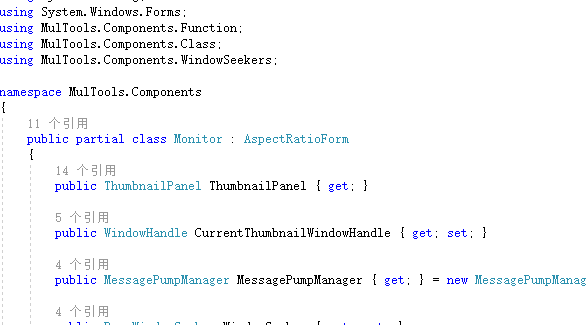
#> input picture 程序/屏幕截图/190930_172258.jpg, 586 x 325 px; its folder holds 2 pictures in this run
$ python long.py
#> lines starting #> are read from the running program, lines starting #| are printed output that depends on the picture
from PIL import Image
from numpy import array
from glob import glob
from os import path
from scipy import stats
import sys
'''
将两张有重叠的图片拼接成一张长图，目标效果：123+234 →1234
'''
def FindBorder(imgA,imgB,similar,low,heigh):
    '''
    对比发现两张图片的结合处应该在哪，imgA为主图，从imgB中查找不同的部分进行拼接
    windowMove：窗口每次移动的距离，基本就是1也没什么好调整的了
    *一切运算的前提是认为AB图是可以拼接的，AB有重合则排除重合，没有则首尾相接
    '''
    a = array(imgA)
    b = array(imgB)
    if a.shape[1] != b.shape[1]:#必须同宽的图片
        return

    if a.shape[0] >= b.shape[0]:#A图不比B图短
        A = a[-b.shape[0]:]
        if not (A - b).any():#全是0表示A已经包含B了，直接over
            return 0
    else:#B图更长则意味着肯定有A不包含的，那么从和A等长的部分往上
        B = b[:a.shape[0]]
        if not (a - B).any():#B的头部和A一样，则交换AB就好了啊，此情况传特殊的-1
            return -1

    length = min(a.shape[0],b.shape[0])
    for i in range(1,length,1):#从1开始是因为0的情况在上面已经判断过了
        B = b[:length-i]#B图从下往上缩小范围
        A = a[-B.shape[0]:]#A图对应的从上往下缩小范围
        #if not (A - B).any():#AB对齐，找到了重合区，返回此时的分界位(这种需要的匹配度太强了，查一点点颜色就完蛋了)
        C = A - B
        CS = stats.mode(C.reshape(-1,3))
        if not CS[0][0].any() and (CS[1][0][0] > float(similar)*C.reshape(-1,3).shape[0]):#模糊之前也得保证超过8成的像素点无差异
            C[(C <int(low)) | (C>int(heigh))] = 0
            if C.max() == 0:#增加一点模糊化，针对单个像素点颜色
                return b.shape[0] - B.shape[0]

    return b.shape[0]#到最后都没有重合则首尾相接


def CombinePic(imgA,imgB,fileName,similar,low,heigh):
    '''
    以A为主，在A的下面拼接上B图和A图不重合的部分，达到长图的目的
    '''
#> called with imgA = '屏幕截图/190930_172258.jpg', imgB = '屏幕截图/L190930_172533..jpg', fileName = 'temp.jpg', similar = 0.85, low = 50, heigh = 200
    a = Image.open(imgA).convert('RGB')
    b = Image.open(imgB).convert('RGB')
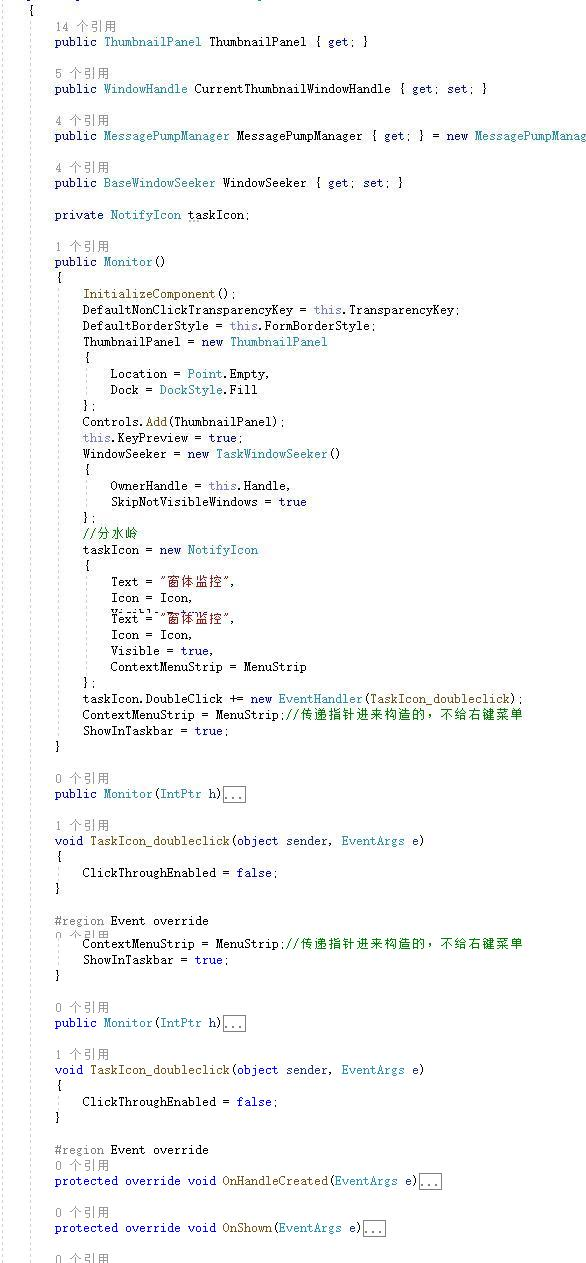
#> input picture 程序/屏幕截图/L190930_172533..jpg, 586 x 1263 px
#> b is the input picture: PIL image 586x1263 RGB; mean R, G, B 246.9, 247.5, 247.4
    b_heigth = FindBorder(a,b,similar,low,heigh)
#> in FindBorder, `B = b[:a.shape[0]]`:
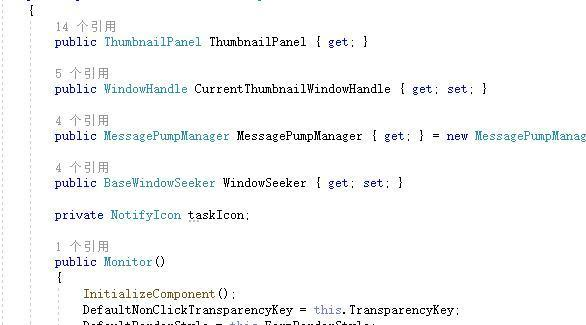
#> B: shape (325, 586, 3); mean R, G, B 246.1, 246.9, 246.9
#> the loop in FindBorder, `for i in range(1,length,1):#从1开始是因为0的情况在上面已经判断过了` made 1 pass
#> CS on pass 1: ([0, 0, 0], [145266, 148246, 149379])
#> pass 1, in FindBorder, `B = b[:length-i]#B图从下往上缩小范围`:
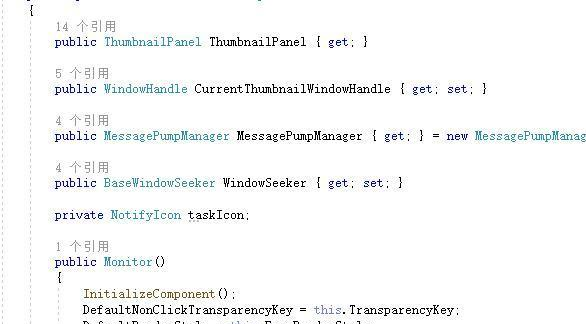
#> B: shape (324, 586, 3); mean R, G, B 246.2, 247, 247.1
#> pass 1, in FindBorder, `A = a[-B.shape[0]:]#A图对应的从上往下缩小范围`:
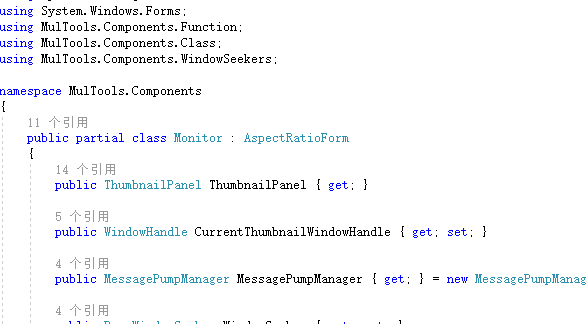
#> A: shape (324, 586, 3); mean R, G, B 246.6, 247.5, 249.5
#> pass 1, in FindBorder, `C = A - B`:
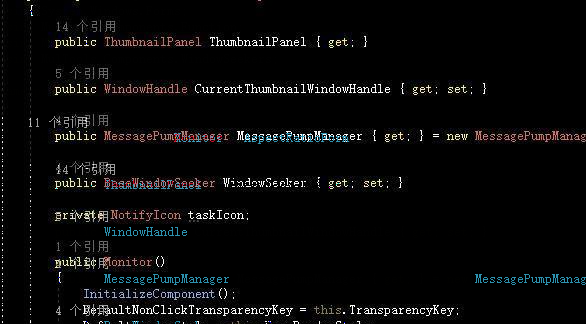
#> C: shape (324, 586, 3); mean R, G, B 9.5, 9.4, 9.6
    if b_heigth is None:
        return
    if b_heigth == -1:
        a.close()
        b.save(fileName)
        b.close()
        return

    img_new = Image.new('RGB',(a.width, a.height+b_heigth))
    img_new.paste(a,(0,0))
    rect = 0 , b.height - b_heigth , b.width , b.height
    img_new.paste(b.crop(rect),(0,a.height))
    a.close()
    b.close()
    img_new.save(fileName)
    img_new.close()


def DirCombine(dirPath,fileName = 'temp.jpg',picType = '*',similar = 0.85,low = 50,heigh = 200):
    fileList = glob(path.join(dirPath,"*.%s"%picType))#这里应该保证图片按顺序排列好
    if len(fileList) < 2:
        return
    CombinePic(fileList[0],fileList[1],fileName,similar,low,heigh)#先拿出来前两张生成初始目标图
    for img in fileList[2:]:#一张张追加长度
        CombinePic(fileName,img,fileName,similar,low,heigh)


if __name__ == "__main__":
    if len(sys.argv) > 1:
        eval('DirCombine'+str(tuple(sys.argv[1:])))
    else:
#> (the run stopped early here; a loop or call above may not have finished)
